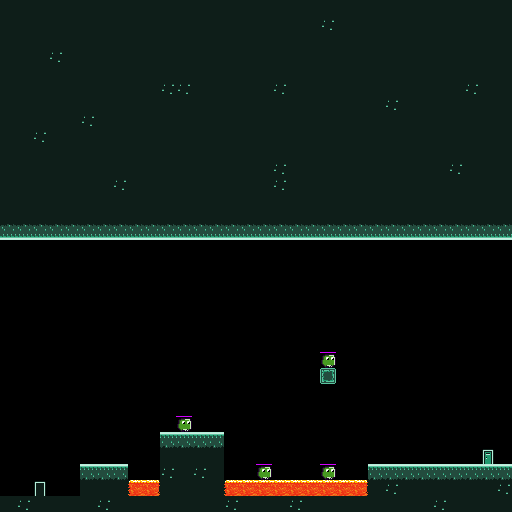

A level layout from a 2D game, rendered from its tile map. Below: a short description, then the map file with tile-grid data replaced by summaries:
An orthogonal 32x32 tile map with 16x16 px tiles, 1 tile layer (Tile Layer 1).

<map version="1.0" orientation="orthogonal" width="32" height="32" tilewidth="16" tileheight="16">
 <tileset firstgid="1" name="texture" tilewidth="16" tileheight="16">
  <image source="../texture.png" width="128" height="128" />
 </tileset>
 <layer name="Tile Layer 1" width="32" height="32">
  <data>[1024 cells, 570 non-empty, 11 distinct tile ids]</data>
 </layer>
</map>
